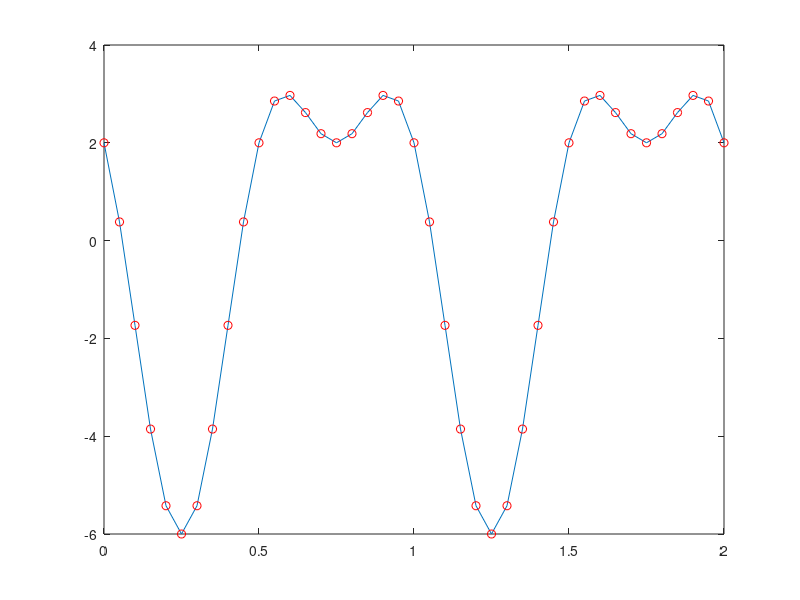

MATLAB code to generate this figure:
clear all
close all
% x(t)=2*cos(4*pi*t)-4*sin(2*pi*t);
%Sampling
fm=20;
M=8;
t=(0:1/fm:2);
x=2*cos(4*pi*t)-4*sin(2*pi*t);
plot(t,x);
hold on
plot(t,x,'ro');
delta = (max(x)-min(x))/(M-1);
Mq=min(x):delta:max(x);
for i=1:M
    if abs((x(1)-Mq(i)))<delta/2
        x(1)=Mq(i);
    end
end